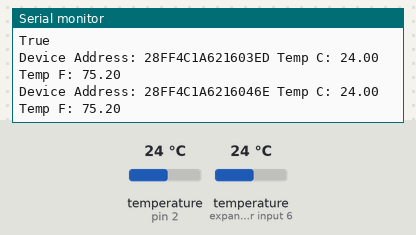
Recording of a sketch running on a simulated Arduino Uno, built with avr-gcc and run on an emulated ATmega328P. Shown: the last lines printed to the serial monitor. Inputs (shaded band) come from the test bench; at power-on: temperature (sensors on pin 2, expander input 6) 24 °C.

Above: at 1.3 s.
1.4 s: temperature (sensor on pin 2) set to 7 °C
At 1.59 s:
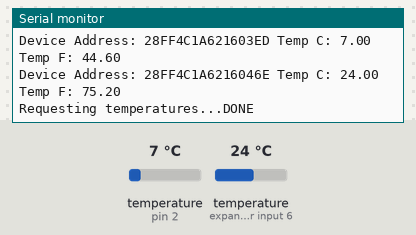
4.4 s: temperature (sensor on expander input 6) set to 41 °C
At 4.45 s:
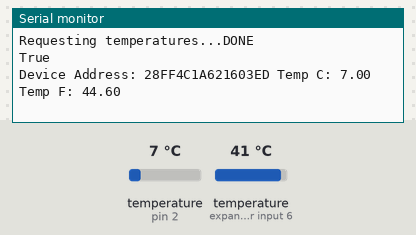
7.4 s: temperature (sensor on pin 2) set to 41 °C
At 7.59 s:
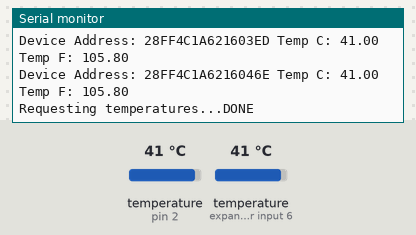
10.4 s: temperature (sensor on expander input 6) set to 12 °C
At 10.63 s:
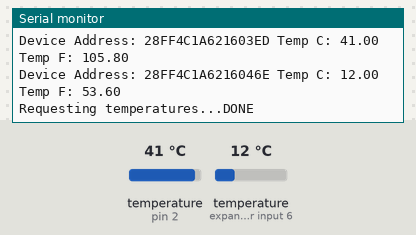
11.9 s: temperature (sensor on expander input 6) set to 41 °C
At 12.01 s:
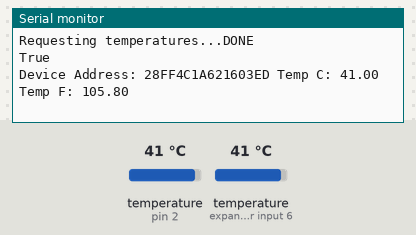
14.9 s: temperature (sensor on pin 2) set to 12 °C
At 15.18 s:
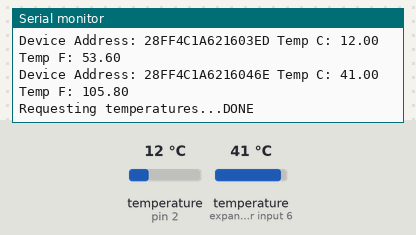
Timing chart, 0 to 17.9 s (numbered marks = the images above; inputs shaded):
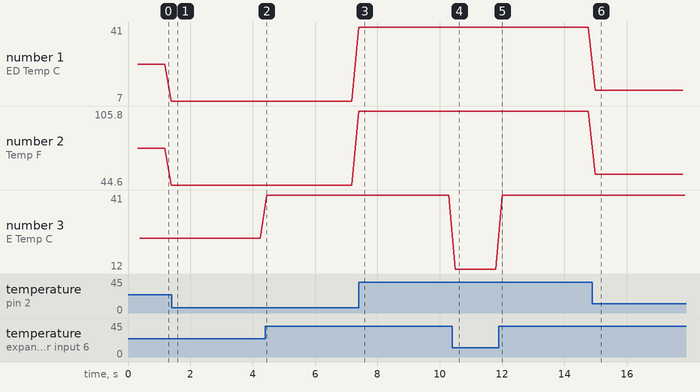

Measured:
- after the input at 10.4 s, the serial monitor: prints a new line after 0.10 s (image 4)
- after the input at 14.9 s, the serial monitor: prints a new line after 0.08 s (image 6)
- plotted number 1: 7 → 41 after the input at 4.4 s, 41 → 12 after the input at 14.9 s
- plotted number 2: 44.6 → 105.8 after the input at 4.4 s, 105.8 → 53.6 after the input at 14.9 s
- plotted number 3: 24 → 41 after the input at 4.4 s, 41 → 12 after the input at 10.4 s

The sketch:

Arduino_TEMP_SSR.ino
```cpp
#include <OneWire.h>
#include <DallasTemperature.h>

// Data wire is plugged into port 2 on the Arduino
#define ONE_WIRE_BUS 2
#define TEMPERATURE_PRECISION 9
const int SSRPin =  13;
const int LEDPin = 6;

// Setup a oneWire instance to communicate with any OneWire devices (not just Maxim/Dallas temperature ICs)
OneWire oneWire(ONE_WIRE_BUS);

// Pass our oneWire reference to Dallas Temperature.
DallasTemperature sensors(&oneWire);

// arrays to hold device addresses
DeviceAddress insideThermometer, outsideThermometer;

void setup(void)
{
  // start serial port
  Serial.begin(9600);
  Serial.println("Dallas Temperature IC Control Library Demo");
  pinMode(SSRPin, OUTPUT);

  // Start up the library
  sensors.begin();

  // locate devices on the bus
  Serial.print("Locating devices...");
  Serial.print("Found ");
  Serial.print(sensors.getDeviceCount(), DEC);
  Serial.println(" devices.");

  // report parasite power requirements
  Serial.print("Parasite power is: ");
  if (sensors.isParasitePowerMode()) Serial.println("ON");
  else Serial.println("OFF");


  if (!sensors.getAddress(insideThermometer, 0)) Serial.println("Unable to find address for Device 0");
  if (!sensors.getAddress(outsideThermometer, 1)) Serial.println("Unable to find address for Device 1");


  Serial.print("Device 0 Address: ");
  printAddress(insideThermometer);
  Serial.println();

  Serial.print("Device 1 Address: ");
  printAddress(outsideThermometer);
  Serial.println();

  // set the resolution to 9 bit
  sensors.setResolution(insideThermometer, TEMPERATURE_PRECISION);
  sensors.setResolution(outsideThermometer, TEMPERATURE_PRECISION);

  Serial.print("Device 0 Resolution: ");
  Serial.print(sensors.getResolution(insideThermometer), DEC);
  Serial.println();

  Serial.print("Device 1 Resolution: ");
  Serial.print(sensors.getResolution(outsideThermometer), DEC);
  Serial.println();
}

// function to print the temperature for a device
void printTemperature(DeviceAddress deviceAddress)
{
  float tempC = sensors.getTempC(deviceAddress);
  Serial.print("Temp C: ");
  Serial.print(tempC);
  Serial.print(" Temp F: ");
  Serial.print(DallasTemperature::toFahrenheit(tempC));
}

// function to print a device's resolution
void printResolution(DeviceAddress deviceAddress)
{
  Serial.print("Resolution: ");
  Serial.print(sensors.getResolution(deviceAddress));
  Serial.println();
}

// main function to print information about a device
void printData(DeviceAddress deviceAddress)
{
  Serial.print("Device Address: ");
  printAddress(deviceAddress);
  Serial.print(" ");
  printTemperature(deviceAddress);
  Serial.println();
}

// function to print a device address
void printAddress(DeviceAddress deviceAddress)
{
  for (uint8_t i = 0; i < 8; i++)
  {
    // zero pad the address if necessary
    if (deviceAddress[i] < 16) Serial.print("0");
    Serial.print(deviceAddress[i], HEX);
  }
}

void loop(void)
{
  // call sensors.requestTemperatures() to issue a global temperature
  // request to all devices on the bus
  Serial.print("Requesting temperatures...");
  sensors.requestTemperatures();
  Serial.println("DONE");

  if (sensors.getTempC(insideThermometer) <= 100.0  && sensors.getTempC(outsideThermometer) <=  100.0)
    {digitalWrite(SSRPin, HIGH);
    digitalWrite(LEDPin, HIGH);
    Serial.println("True");}
  else
    {digitalWrite(SSRPin, LOW);
    digitalWrite(LEDPin, LOW);}

  // print the device information
  printData(insideThermometer);
  printData(outsideThermometer);
}
```
